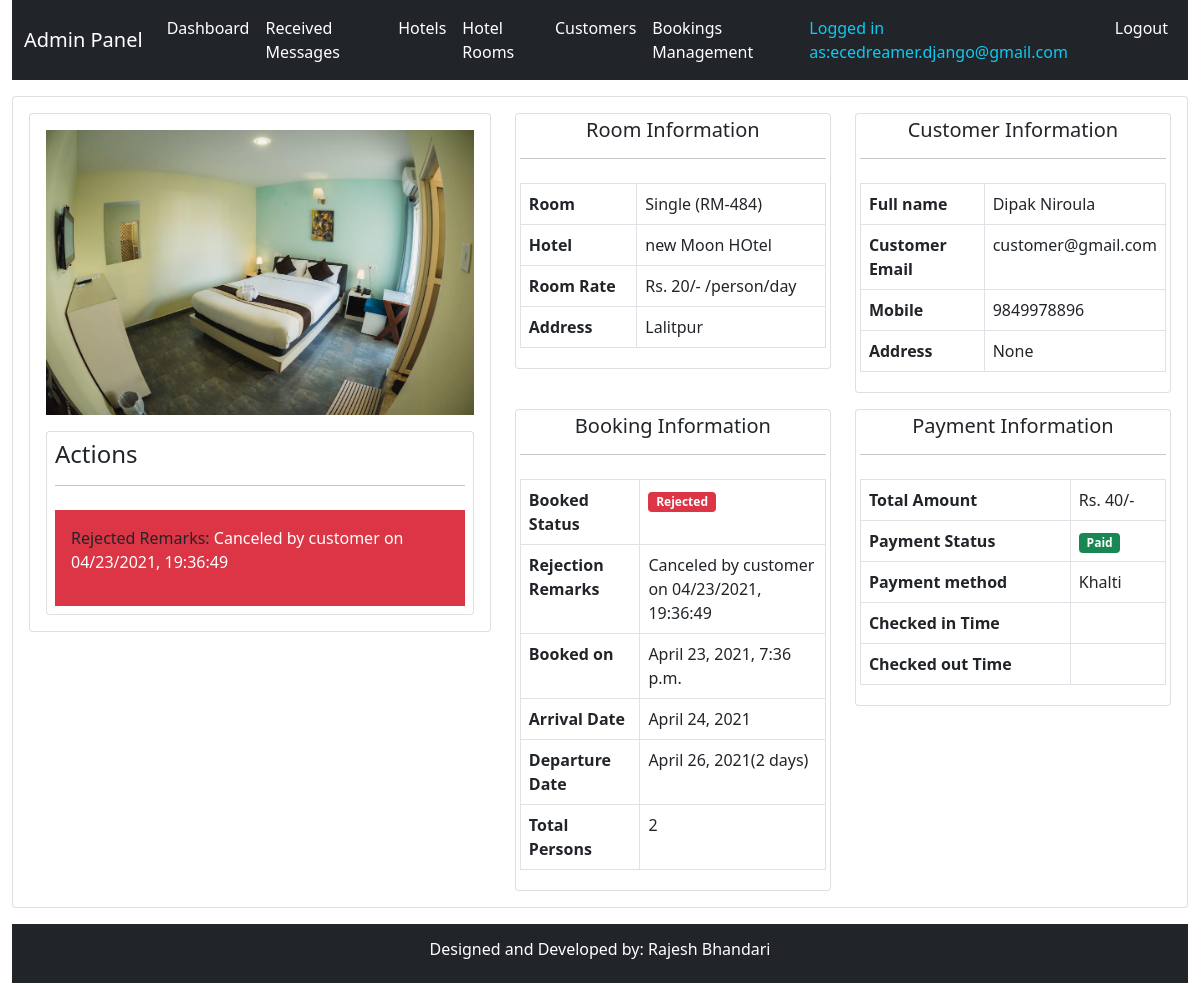
Page /system-admin/room-booking-24/ (signed in) on the committed database.
### hbsapp/models.py (models this page shows, shortened)
class TimeStamp(models.Model):
    created_at = models.DateTimeField(auto_now_add=True)
    updated_at = models.DateTimeField(auto_now=True)
    class Meta:
        abstract = True

class RoomBooking(TimeStamp):
    hotel_room = models.ForeignKey(HotelRoom, on_delete=models.RESTRICT)
    customer = models.ForeignKey(Customer, on_delete=models.RESTRICT)
    total_persons = models.PositiveIntegerField(default=1, choices=CAPACITY)
    booking_starts = models.DateField()
    booking_ends = models.DateField()
    message = models.TextField(null=True, blank=True)
    booking_status = models.CharField(max_length=50, choices=BOOKING_STATUS)
    status_remarks = models.CharField(max_length=500, null=True, blank=True)
    customer_checked_in = models.BooleanField(default=False)
    checkin_time = models.DateTimeField(null=True, blank=True)
    checkout_time = models.DateTimeField(null=True, blank=True)
    rating = models.PositiveIntegerField(choices=RATING, null=True, blank=True)
    amount = models.PositiveIntegerField()
    payment_method = models.ForeignKey(PaymentMethod, on_delete=models.RESTRICT)
    payment_status = models.BooleanField(default=False)
    paid_date = models.DateTimeField(null=True, blank=True)
    @property
    def booking_duration(self):
        stay_days = self.booking_ends - self.booking_starts
        stay_days = 1 if stay_days.days == 0 else stay_days.days
        return stay_days

class HotelRoom(TimeStamp):
    hotel = models.ForeignKey(Hotel, on_delete=models.RESTRICT)
    room_type = models.CharField(max_length=50, choices=ROOM_TYPE)
    room_code = models.CharField(max_length=50)
    image = models.ImageField(upload_to="rooms")
    description = models.TextField()
    marked_price = models.PositiveIntegerField(null=True, blank=True)
    price = models.PositiveIntegerField()
    view_count = models.BigIntegerField(default=0)
    maximum_capacity = models.PositiveIntegerField(default=2, choices=CAPACITY)

class Hotel(TimeStamp):
    name = models.CharField(max_length=200)
    image = models.ImageField(upload_to="hotels", null=True, blank=True)
    address = models.CharField(max_length=200)
    contact = models.CharField(max_length=200)
    email = models.EmailField(unique=True)

class Customer(TimeStamp):
    user = models.OneToOneField(User, on_delete=models.CASCADE)
    mobile = models.CharField(max_length=20)
    address = models.CharField(max_length=20, null=True, blank=True)
    profile_image = models.ImageField(upload_to="customers", null=True, blank=True)

class PaymentMethod(TimeStamp):
    name = models.CharField(max_length=200)
    image = models.ImageField(upload_to="payment_methods")
    test_public_key = models.CharField(max_length=100, null=True, blank=True)
    live_public_key = models.CharField(max_length=100, null=True, blank=True)
    test_secret_key = models.CharField(max_length=100, null=True, blank=True)
    live_secret_key = models.CharField(max_length=100, null=True, blank=True)
    payment_url = models.CharField(max_length=50, null=True, blank=True)
    return_url = models.CharField(max_length=50, null=True, blank=True)
    payment_request_url = models.CharField(max_length=50, null=True, blank=True)
    payment_verify_url = models.CharField(max_length=50, null=True, blank=True)
    def __str__(self):
        return self.name

### hbsapp/views.py (the view, shortened to what this page needs)
class AdminBookingDetailView(AdminRequiredMixin, View):
    def get(self, request, *args, **kwargs):
        context = self.context
        context["booking"] = RoomBooking.objects.get(id=self.kwargs.get("pk"))
        return render(request, "admintemplates/adminbookingdetail.html", context)

### templates/admintemplates/adminbookingdetail.html (shortened to what this page needs)
{% extends 'admintemplates/adminbase.html' %}
{% load humanize %}
{% block content %}
<div class="row mt-3">
    <div class="col-md-12">
        <div class="card p-3">
            <div class="row">
                <div class="col-md-5">
                    <div class="card p-3">
                        <img src="{{booking.hotel_room.image.url}}" class="img-fluid" alt="">
                        <div class="row mt-3">
                            <div class="col-md-12">
                                <div class="card p-2">
                                    <h4>Actions
                                        <hr>
                                    </h4>
                                    {% if booking.booking_status == "Rejected" %}
                                    <div class="bg-danger p-3 ">
                                        <p>Rejected Remarks: <span class="text-white">{{booking.status_remarks}}</span></p>
                                    </div>
                                    {% endif %}
                                </div>
                            </div>
                        </div>
                    </div>
                </div>
                <div class="col-md-7">
                    <div class="row">
                        <div class="col-md-6">
                            <div class="card p-1">
                                <h5 class="card-heading text-center">Room Information
                                    <hr>
                                </h5>
                                <div class="">
                                    <table class="table table-bordered">
                                        <tbody>
                                            <tr>
                                                <th>Room </th>
                                                <td>{{booking.hotel_room.room_type}} ({{booking.hotel_room.room_code}})
                                                </td>
                                            </tr>
                                            <tr>
                                                <th>Hotel </th>
                                                <td>{{booking.hotel_room.hotel.name}}</td>
                                            </tr>
                                            <tr>
                                                <th>Room Rate</th>
                                                <td>Rs. {{booking.hotel_room.price}}/- /person/day</td>
                                            </tr>
                                            <tr>
                                                <th>Address </th>
                                                <td>{{booking.hotel_room.hotel.address}}</td>
                                            </tr>
                                        </tbody>
                                    </table>
                                </div>
                            </div>
                        </div>
                        <div class="col-md-6">
                            <div class="card p-1">
                                <h5 class="card-heading text-center">Customer Information
                                    <hr>
                                </h5>
                                <div class="">
                                    <table class="table table-bordered">
                                        <tbody>
                                            <tr>
                                                <th>Full name </th>
                                                <td>{{booking.customer.user.first_name}}
                                                    {{booking.customer.user.last_name}}</td>
                                            </tr>
                                            <tr>
                                                <th>Customer Email </th>
                                                <td>{{booking.customer.user.username}}</td>
                                            </tr>
                                            <tr>
                                                <th>Mobile </th>
                                                <td>{{booking.customer.mobile}}</td>
                                            </tr>
                                            <tr>
                                                <th>Address </th>
                                                <td>{{booking.customer.address}}</td>
                                            </tr>
                                        </tbody>
                                    </table>
                                </div>
                            </div>
                        </div>
                        <div class="col-md-6 mt-3">
                            <div class="card p-1">
                                <h5 class="card-heading text-center">Booking Information
                                    <hr>
                                </h5>
                                <div class="">
                                    <table class="table table-bordered">
                                        <tbody>
                                            <tr>
                                                <th>Booked Status </th>
                                                <td>
                                                    {% if bookign.booking_status == "Pending" %}
                                                    <span class="badge bg-info">{{booking.booking_status}}</span>
                                                    {% elif booking.booking_status == "Confirmed" %}
                                                    <span class="badge bg-success">{{booking.booking_status}}</span>
                                                    {% else %}
                                                    <span class="badge bg-danger">{{booking.booking_status}}</span>
                                                    {% endif %}
                                                </td>
                                            </tr>
                                            {% if booking.booking_status == "Rejected" %}
                                            <tr>
                                                <th>Rejection Remarks </th>
                                                <td>
                                                    {{booking.status_remarks}}
                                                </td>
                                            </tr>
                                            {% endif %}
                                            <tr>
                                                <th>Booked on </th>
                                                <td>{{booking.created_at}}</td>
                                            </tr>
                                            <tr>
                                                <th>Arrival Date </th>
                                                <td>{{booking.booking_starts}}</td>
                                            </tr>
                                            <tr>
                                                <th>Departure Date </th>
                                                <td>{{booking.booking_ends}}({{booking.booking_duration}} days) </td>
                                            </tr>
                                            <tr>
                                                <th>Total Persons </th>
                                                <td>{{booking.total_persons}}</td>
                                            </tr>
                                        </tbody>
                                    </table>
                                </div>
                            </div>
                        </div>
                        <div class="col-md-6 mt-3">
                            <div class="card p-1">
                                <h5 class="card-heading text-center">Payment Information
                                    <hr>
                                </h5>
                                <div class="">
                                    <table class="table table-bordered">
                                        <tbody>
                                            <tr>
                                                <th>Total Amount </th>
                                                <td>Rs. {{booking.amount|intcomma}}/-</td>
                                            </tr>
                                            <tr>
                                                <th>Payment Status </th>
                                                <td>{% if booking.payment_status %}<span
                                                        class="badge bg-success">Paid</span>{% else %}<span
                                                        class="badge bg-danger">Unpaid</span>{% endif %}</td>
                                            </tr>
                                            <tr>
                                                <th>Payment method </th>
                                                <td>{{booking.payment_method}} </td>
                                            </tr>
                                            <tr>
                                                <th>Checked in Time </th>
                                                <td>{% if booking.checkin_time %}{{booking.checkin_time}}{% endif %}
                                                </td>
                                            </tr>
                                            <tr>
                                                <th>Checked out Time </th>
                                                <td>{% if booking.checkout_time %}{{booking.checkout_time}}{% endif %}
                                                </td>
                                            </tr>
                                        </tbody>
                                    </table>
                                </div>
                            </div>
                        </div>
                    </div>
                </div>
            </div>
        </div>
    </div>
</div>
{% endblock %}

### templates/admintemplates/adminbase.html (shortened to what this page needs)
<!DOCTYPE html>
<html lang="en">
<head>
    <link href="https://cdn.jsdelivr.net/npm/bootstrap@5.0.0-beta3/dist/css/bootstrap.min.css" rel="stylesheet">
</head>
<body class="container-fluid">
    <nav class="navbar navbar-expand-lg navbar-dark bg-dark">
        <div class="container-fluid">
            <a class="navbar-brand" href="{% url 'hbsapp:adminhome' %}">Admin Panel </a>
            <div class="collapse navbar-collapse" id="navbarSupportedContent">
                <ul class="navbar-nav me-auto mb-2 mb-lg-0">
                    <li class="nav-item">
                        <a class="nav-link active" aria-current="page" href="{% url 'hbsapp:adminhome' %}">Dashboard</a>
                    </li>
                    <li class="nav-item">
                        <a class="nav-link active" aria-current="page" href="{% url 'hbsapp:adminmessagelist' %}">Received Messages</a>
                    </li>
                    <li class="nav-item">
                        <a class="nav-link active" aria-current="page" href="{% url 'hbsapp:adminhotellist' %}">Hotels</a>
                    </li>
                    <li class="nav-item">
                        <a class="nav-link active" aria-current="page" href="{% url 'hbsapp:adminroomlist' %}">Hotel Rooms</a>
                    </li>
                    <li class="nav-item">
                        <a class="nav-link active" aria-current="page" href="{% url 'hbsapp:admincustomerlist' %}">Customers</a>
                    </li>
                    <li class="nav-item">
                        <a class="nav-link active" aria-current="page" href="{% url 'hbsapp:adminbookinglist' %}">Bookings Management</a>
                    </li>
                </ul>
                <ul class="d-flex navbar-nav">
                    {% if request.user.admin %}
                    <li><a class="nav-link text-info">Logged in as:{{request.user.username}}</a></li>
                    <li class="nav-item"><a class="nav-link active" aria-current="page"
                            href="{% url 'hbsapp:customerlogout' %}">Logout</a>
                    </li>
                    {% endif %}
                </ul>
            </div>
        </div>
    </nav>
    {% block content %}{% endblock %}
    <footer class="footer bg-dark text-white p-3 mt-3">
        <div style="row">
            <div class="col-md-12">
                <h6 class="text-center">Designed and Developed by: Rajesh Bhandari</h6>
            </div>
        </div>
    </footer>
</body>
</html>

### rows in the picture
RoomBooking: hotel_room.image (picture), status_remarks "Canceled by customer on 04/23/2021, 19:36:49", hotel_room.room_type "Single", hotel_room.room_code "RM-484", hotel_room.hotel.name "new Moon HOtel", hotel_room.price "20", hotel_room.hotel.address "Lalitpur", customer.user.first_name "Dipak", customer.user.last_name "Niroula", customer.user.username "customer@gmail.com", customer.mobile "9849978896", customer.address "None", booking_status "Rejected", created_at "April 23, 2021, 7:36 p.m.", booking_starts "April 24, 2021", booking_ends "April 26, 2021", booking_duration "2", total_persons "2", amount "40", payment_method "Khalti"

### other values in the picture
{{ request.user.username }} "ecedreamer.django@gmail.com"
